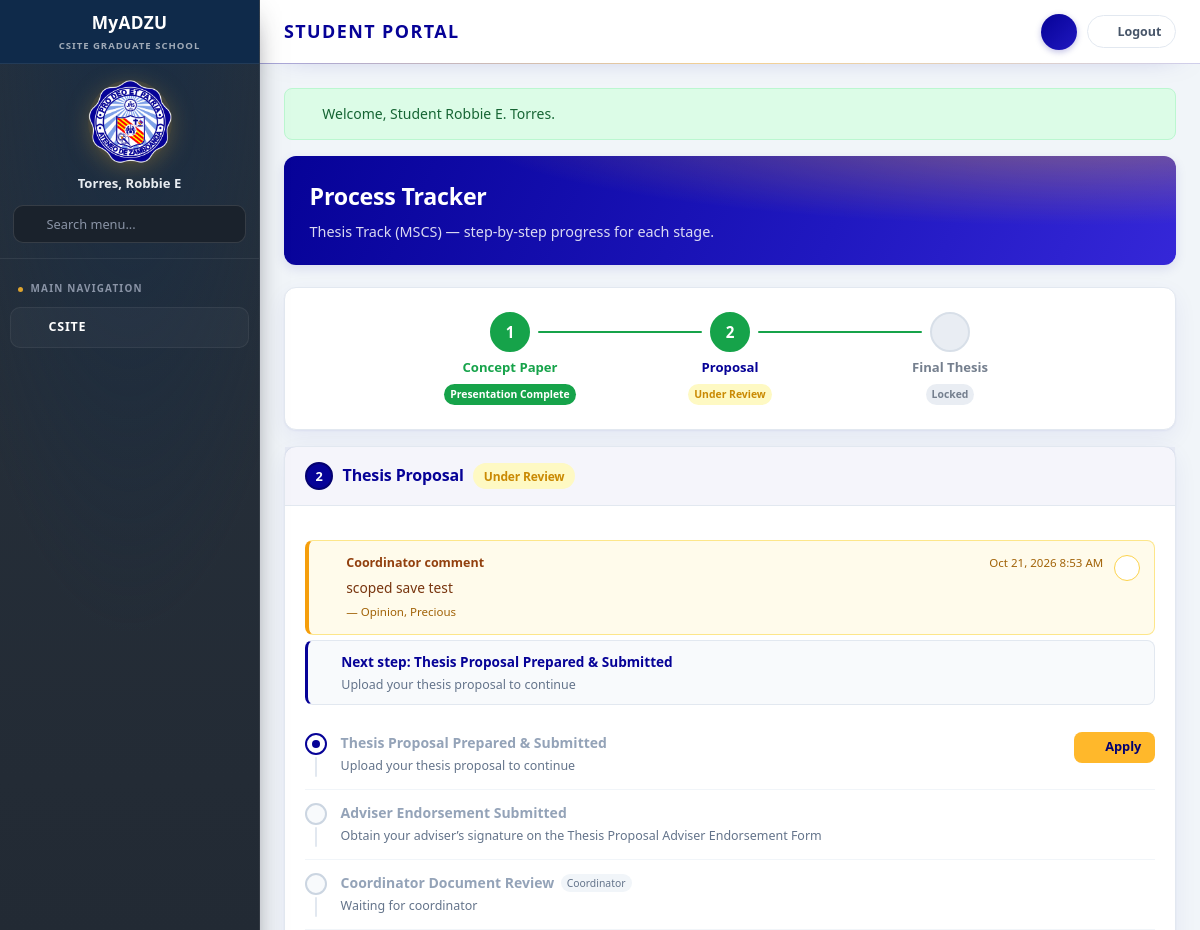
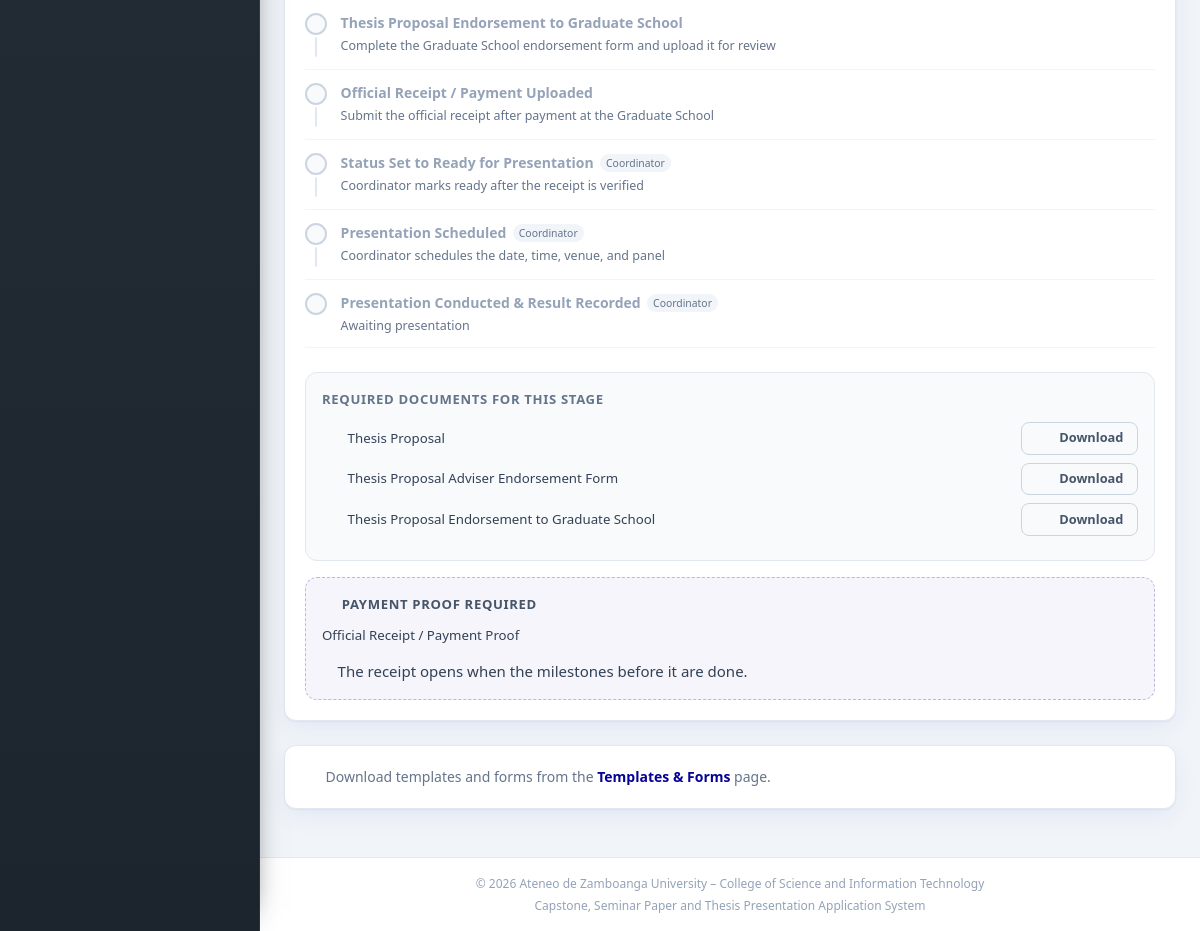
Page /student/requirements.php (signed in) on the committed database (2 pictures, top to bottom).
### tables this page shows
CREATE TABLE `students` (
  `student_id` int(11) NOT NULL,
  `user_id` int(11) NOT NULL,
  `first_name` varchar(50) NOT NULL,
  `last_name` varchar(50) NOT NULL,
  `middle_initial` varchar(5) DEFAULT NULL,
  `age` int(11) NOT NULL,
  `gender` varchar(20) NOT NULL,
  `program` varchar(100) NOT NULL,
  `track` enum('thesis','capstone','seminar') NOT NULL,
  `adviser_name` varchar(150) DEFAULT NULL,
  `enrollment_date` date DEFAULT NULL,
  `archived_at` timestamp NULL DEFAULT NULL
);

CREATE TABLE `workflow_stages` (
  `stage_id` int(11) NOT NULL,
  `track_id` int(11) NOT NULL,
  `stage_key` varchar(50) NOT NULL,
  `stage_label` varchar(100) NOT NULL,
  `stage_order` int(11) NOT NULL DEFAULT 1,
  `is_required` tinyint(1) NOT NULL DEFAULT 1,
  `created_at` timestamp NOT NULL DEFAULT current_timestamp()
);

CREATE TABLE `application_comments` (
  `comment_id` int(11) NOT NULL,
  `application_id` int(11) NOT NULL,
  `coordinator_user_id` int(11) NOT NULL,
  `comment_text` text NOT NULL,
  `created_at` timestamp NOT NULL DEFAULT current_timestamp(),
  `student_dismissed_at` datetime DEFAULT NULL,
  `coordinator_removed_at` datetime DEFAULT NULL,
  `coordinator_removed_by` int(11) DEFAULT NULL
);

CREATE TABLE `users` (
  `user_id` int(11) NOT NULL,
  `full_name` varchar(150) NOT NULL,
  `email` varchar(100) NOT NULL,
  `password` varchar(255) NOT NULL,
  `role` enum('student','coordinator','panel','adviser') NOT NULL,
  `account_status` enum('pending','approved','rejected') NOT NULL DEFAULT 'approved',
  `account_reviewed_at` datetime DEFAULT NULL,
  `account_reviewed_by` int(11) DEFAULT NULL,
  `created_at` timestamp NOT NULL DEFAULT current_timestamp()
);

### student/requirements.php (the view, shortened to what the rows shown need)
<?php
require_once __DIR__ . '/../includes/config/config.php';
require_once __DIR__ . '/../includes/config/db.php';
$mockStudent = currentStudentProfile($mockStudent);
$track       = $mockStudent['track'];
$trackLabel  = getTrackLabel($track);
$workflow    = getWorkflow($track);
$stages      = $workflow['stages'];
$progress    = getStudentProgress($mockStudent['email'], $track);
$currentIndex = workflowCurrentIndex($progress, $stages);
$lockStates = stageLockStates($stages, $currentIndex);
$commentNotifications = studentCoordinatorComments((string) ($mockStudent['email'] ?? ''));
$notificationsByStage = [];
foreach ($commentNotifications as $commentNotification) {
    $notificationsByStage[$commentNotification['stageKey']][] = $commentNotification;
}
$access = resolveStudentStageAccess($progress, $stages, $currentIndex, (string) ($_GET['stage'] ?? ''));
$openKey = $access['stageKey'];
require_once __DIR__ . '/../includes/layout/header.php';
?>
<div class="page-header page-banner">
    <h2>Process Tracker</h2>
    <p><?= htmlspecialchars($trackLabel) ?> Track (<?= htmlspecialchars($mockStudent['program']) ?>) — step-by-step progress for each stage.</p>
</div>
<div class="card" style="margin-bottom:1rem;">
    <div class="card-body" style="padding-top:1.25rem;padding-bottom:1.25rem;">
        <div class="stage-stepper">
            <?php foreach ($stages as $idx => $stage):
                $p = $progress[$idx] ?? null;
                $st = $p['stageStatus'] ?? 'not_started';
                $isLocked = $lockStates[$stage['key']]['locked'] ?? false;
                $isSubmitted = $p && !in_array($st, ['not_started', 'pending', 'draft', ''], true);
                $isDone = in_array($st, ['completed', 'approved'], true) || $idx < $currentIndex;
                $isHighlighted = $isSubmitted || $isDone;
                $isActive = $stage['key'] === $openKey;
                if ($isLocked) {
                    $statusLabel = 'Locked';
                    $statusClass = 'status-locked';
                } elseif ($isSubmitted) {
                    $statusLabel = STATUSES[$st]['label'] ?? 'Submitted';
                    $statusClass = STATUSES[$st]['class'] ?? 'status-submitted';
                } else {
                    $statusLabel = 'Not Submitted';
                    $statusClass = 'status-pending';
                }
            ?>
            <div class="stage-stepper-item<?= $isLocked ? ' is-locked' : '' ?>">
                <?php if ($isLocked): ?>
                <div class="stage-stepper-btn" style="cursor:not-allowed;" title="<?= htmlspecialchars($lockStates[$stage['key']]['reason'] ?? '') ?>">
                    <span class="stage-stepper-num"><i class="fas fa-lock" aria-hidden="true"></i></span>
                    <span class="stage-stepper-label"><?= htmlspecialchars($stage['shortLabel']) ?></span>
                    <span class="status-badge <?= $statusClass ?>" style="font-size:0.65rem;padding:2px 6px;"><?= htmlspecialchars($statusLabel) ?></span>
                </div>
                <?php else: ?>
                <a href="<?= url('student/requirements.php?stage=' . urlencode($stage['key'])) ?>" class="stage-stepper-btn">
                    <span class="stage-stepper-num <?= $isHighlighted ? 'highlighted done' : '' ?>">
                        <?= $idx + 1 ?>
                    </span>
                    <span class="stage-stepper-label <?= $isActive ? 'is-active' : ($isHighlighted ? 'is-done' : '') ?>"><?= htmlspecialchars($stage['shortLabel']) ?></span>
                    <span class="status-badge <?= $statusClass ?>" style="font-size:0.65rem;padding:2px 6px;"><?= htmlspecialchars($statusLabel) ?></span>
                </a>
                <?php endif; ?>
                <?php if ($idx < count($stages) - 1): ?>
                <div class="stage-stepper-line <?= $isHighlighted ? 'done' : '' ?>"></div>
                <?php endif; ?>
            </div>
            <?php endforeach; ?>
        </div>
    </div>
</div>
<?php foreach ($stages as $idx => $stage):
    if ($stage['key'] !== $openKey) {
        continue;
    }
    $p = $progress[$idx] ?? blankStageProgress($stage);
    $isDone = !stageRequiresRepresentation($p) && in_array($p['stageStatus'], ['completed', 'approved'], true);
    $steps = milestoneStepsForStage($p, $track, $stage['key']);
    $firstPending = milestoneProgress($steps)['firstPending'];
    $openTypes = ($lockStates[$stage['key']]['locked'] ?? false) ? [] : openDocumentTypes($steps);
?>
<div class="card">
    <div class="card-header" style="background:<?= $isDone ? 'rgba(22,163,74,0.06)' : 'rgba(6,2,151,0.04)' ?>;">
        <h3 style="display:flex;align-items:center;gap:0.6rem;">
            <span class="stage-stepper-num <?= $isDone ? 'highlighted done' : 'active' ?>" style="width:28px;height:28px;font-size:0.8rem;"><?= $idx + 1 ?></span>
            <?= htmlspecialchars($stage['label']) ?>
            <?= statusBadge($p['stageStatus']) ?>
        </h3>
    </div>
    <div class="card-body">
        <?php
        $notifications = $notificationsByStage[$stage['key']] ?? [];
        require __DIR__ . '/../includes/layout/student-comment-notifications.php';
        ?>
        <div class="substep-list">
            <?php
            $nextStep = nextMilestoneStep($steps);
            ?>
            <?php if ($nextStep): ?>
            <?php $nextStepFlagged = $nextStep['status'] === 'flagged'; ?>
            <div class="tpl-next-step<?= $nextStep['coord'] ? ' is-coord' : '' ?><?= $nextStepFlagged ? ' is-alert' : '' ?>">
                <i class="fas <?= $nextStepFlagged ? 'fa-exclamation-triangle' : ($nextStep['coord'] ? 'fa-user-tie' : 'fa-arrow-right') ?>" aria-hidden="true"></i>
                <div>
                    <strong><?= $nextStepFlagged ? 'Action needed' : 'Next step' ?>: <?= htmlspecialchars($nextStep['label']) ?></strong>
                    <span><?= htmlspecialchars($nextStep['detail']) ?></span>
                </div>
            </div>
            <?php endif; ?>
            <?php foreach ($steps as $si => $step):
                $st = $step['state']['status'] ?? 'pending';
                $isSubmitted = $st === 'submitted';
                $iconState = $st === 'flagged' ? 'flagged' : ($st === 'done' ? 'done' : ($isSubmitted ? 'submitted' : ($si === $firstPending ? 'active' : 'pending')));
            ?>
            <div class="substep-row">
                <div class="substep-icon-col">
                    <?= stepIconHtml($iconState) ?>
                    <?php if ($si < count($steps) - 1): ?><div class="substep-line <?= $st === 'done' ? 'done' : '' ?>"></div><?php endif; ?>
                </div>
                <div style="flex:1;">
                    <div style="display:flex;align-items:center;gap:0.4rem;margin-bottom:0.2rem;">
                        <span style="font-size:0.875rem;font-weight:600;color:<?= $st === 'pending' ? 'var(--gray-400)' : 'var(--gray-800)' ?>;"><?= htmlspecialchars($step['label']) ?></span>
                        <?php if ($step['coord']): ?><span class="coord-chip">Coordinator</span><?php endif; ?>
                    </div>
                    <p style="font-size:0.78rem;color:<?= $st === 'flagged' ? '#b45309' : 'var(--gray-500)' ?>;margin:0;line-height:1.4;"><?= htmlspecialchars($step['detail']) ?></p>
                </div>
                <div>
                    <?php
                    $stepDocType = (string) ($step['docType'] ?? '');
                    $stepActionKind = classifyUploadDocType($stepDocType);
                    $stepActionLabel = $stepActionKind === 'paper'
                        ? 'Apply'
                        : ($stepActionKind === 'receipt' ? 'Upload Receipt' : 'Upload');
                    $stepActionIcon = $stepActionKind === 'paper' ? 'fa-paper-plane' : 'fa-upload';
                    if ($stepDocType !== '' && in_array($stepDocType, $openTypes, true)):
                    ?>
                    <a class="btn btn-sm btn-primary" href="<?= url('student/application.php?stage=' . urlencode($stage['key']) . '&docType=' . urlencode($stepDocType)) ?>"><i class="fas <?= htmlspecialchars($stepActionIcon, ENT_QUOTES, 'UTF-8') ?>"></i> <?= htmlspecialchars($stepActionLabel, ENT_QUOTES, 'UTF-8') ?></a>
                    <?php endif; ?>
                </div>
            </div>
            <?php endforeach; ?>
        </div>
        <div class="req-docs-box">
            <h4>Required Documents for this Stage</h4>
            <?php
            $docs = array_merge($stage['documents'], [$stage['adviserEndorsementForm'], $stage['gradSchoolEndorsementForm']]);
            foreach ($docs as $doc):
                if (($doc['type'] ?? '') === 'receipt') {
                    continue;
                }
            ?>
            <div class="req-doc-row">
                <i class="fas <?= ($doc['type'] ?? '') === 'form' ? 'fa-file-signature' : 'fa-file-word' ?>"></i>
                <span><?= htmlspecialchars($doc['label']) ?></span>
                <?php if (!empty($doc['file'])): ?>
                <a class="btn btn-sm btn-outline" href="<?= htmlspecialchars(papersUrl($doc['folder'], $doc['file'])) ?>" download><i class="fas fa-download"></i> Download</a>
                <?php endif; ?>
            </div>
            <?php endforeach; ?>
        </div>
        <?php foreach ($stage['documents'] as $doc):
            if (($doc['type'] ?? '') !== 'receipt') {
                continue;
            }
        ?>
        <div class="receipt-box">
            <div style="display:flex;align-items:center;gap:0.5rem;margin-bottom:0.65rem;">
                <i class="fas fa-receipt" style="color:var(--adzu-gold);"></i>
                <span style="font-weight:700;font-size:0.82rem;text-transform:uppercase;letter-spacing:0.05em;color:var(--gray-600);">Payment Proof Required</span>
            </div>
            <p style="font-size:0.83rem;color:var(--gray-700);margin-bottom:0.75rem;"><?= htmlspecialchars($doc['label']) ?></p>
            <?php
            $receiptOpen = in_array('Official Receipt / Payment Proof', $openTypes, true);
            ?>
            <?php if ($receiptOpen): ?>
            <a class="btn btn-primary btn-sm" href="<?= url('student/application.php?stage=' . urlencode($stage['key']) . '&docType=' . urlencode('Official Receipt / Payment Proof')) ?>"><i class="fas fa-upload"></i> Upload Receipt</a>
            <?php else: ?>
            <p class="field-hint" style="margin:0;">
                <i class="fas fa-lock" aria-hidden="true"></i>
                The receipt opens when the milestones before it are done.
            </p>
            <?php endif; ?>
        </div>
        <?php endforeach; ?>
    </div>
</div>
<?php endforeach; ?>
<?php require_once __DIR__ . '/../includes/layout/footer.php'; ?>

### includes/config/modules/10-ui-and-urls.php (shortened to what the rows shown need)
<?php
function statusBadge(string $status): string {
    $info = STATUSES[$status] ?? ['label' => ucfirst($status), 'class' => 'status-pending'];
    return '<span class="status-badge ' . $info['class'] . '">' . htmlspecialchars($info['label']) . '</span>';
}
function getTrackLabel(string $track): string {
    return 'Thesis';
}
function asset(string $path): string {
    return BASE_URL . '/assets/' . ltrim($path, '/');
}
function url(string $path): string {
    return BASE_URL . '/' . ltrim($path, '/');
}
function papersUrl(string $folder, string $file): string {
    return asset('papers/' . rawurlencode($folder) . '/' . rawurlencode($file));
}

### includes/layout/student-comment-notifications.php (shortened to what the rows shown need)
<div class="ms-notifications" aria-label="Coordinator comments">
    <?php foreach ($notifications as $notification): ?>
    <div class="ms-notification">
        <div class="ms-notification-icon" aria-hidden="true"><i class="fas fa-comment-dots"></i></div>
        <div class="ms-notification-main">
            <div class="ms-notification-head">
                <strong>Coordinator comment</strong>
                <span class="ms-notification-date"><?= htmlspecialchars(!empty($notification['createdAt']) ? date('M j, Y g:i A', strtotime((string) $notification['createdAt'])) : '') ?></span>
            </div>
            <p class="ms-notification-text"><?= nl2br(htmlspecialchars((string) ($notification['text'] ?? ''))) ?></p>
            <div class="ms-notification-author">— <?= htmlspecialchars((string) ($notification['coordinatorName'] ?? 'Coordinator')) ?></div>
        </div>
        <form method="post" class="ms-notification-dismiss">
            <button type="submit" class="ms-notification-x" title="Remove this comment notification" aria-label="Remove this comment notification"><i class="fas fa-xmark" aria-hidden="true"></i></button>
        </form>
    </div>
    <?php endforeach; ?>
</div>

### includes/config/modules/51-milestones.php (shortened to what the rows shown need)
<?php
function stepIconHtml(string $state): string {
    if ($state === 'active') {
        return '<span class="step-icon step-icon-active"><span class="step-icon-dot"></span></span>';
    }
    return '<span class="step-icon step-icon-pending"></span>';
}
function milestoneStepsForStage(array $p, string $track, string $stageKey): array {
    $stage = null;
    foreach (getWorkflow($track)['stages'] as $candidate) {
        if (($candidate['key'] ?? '') === $stageKey) {
            $stage = $candidate;
            break;
        }
    }
    $paperLabel = $stage['documents'][0]['label'] ?? 'Paper';
    $adviserLabel = $stage['adviserEndorsementForm']['label'] ?? 'Adviser Endorsement Form';
    $gradLabel = $stage['gradSchoolEndorsementForm']['label'] ?? 'Endorsement to Graduate School';
    $documentDetail = static function (array $entry, string $uploadHint, string $missingHint): string {
        $status = (string) ($entry['status'] ?? 'pending');
        $review = strtolower((string) ($entry['review'] ?? ''));
        return !empty($entry['submitted']) ? $uploadHint : $missingHint;
    };
}

### rows in the picture
students: track "Thesis"
workflow_stages: stage_label "Concept Paper", statusLabel "Presentation Complete"
workflow_stages: shortLabel "Proposal", statusLabel "Under Review", stage_label "Thesis Proposal", label "Under Review", label "Thesis Proposal Prepared & Submitted", detail "Upload your thesis proposal to continue", stage_key "proposal" (drawn), stepActionLabel "Apply", label "Adviser Endorsement Submitted", detail "Obtain your adviser’s signature on the Thesis Proposal Adviser Endorsement Form", label "Coordinator Document Review", detail "Waiting for coordinator", label "Thesis Proposal Endorsement to Graduate School", detail "Complete the Graduate School endorsement form and upload it for review", label "Official Receipt / Payment Uploaded", detail "Submit the official receipt after payment at the Graduate School", label "Status Set to Ready for Presentation", detail "Coordinator marks ready after the receipt is verified", label "Presentation Scheduled", detail "Coordinator schedules the date, time, venue, and panel", label "Presentation Conducted & Result Recorded", detail "Awaiting presentation", label "Thesis Proposal", label "Thesis Proposal Adviser Endorsement Form", label "Official Receipt / Payment Proof"
workflow_stages: stage_label "Final Thesis", stage_key "Locked"
application_comments: created_at "Oct 21, 2026 8:53 AM", comment_text "scoped save test", coordinator_user.full_name "Opinion, Precious"

### other values in the picture
$userName "Torres, Robbie E"
$flash['message'] "Welcome, Student Robbie E. Torres."
$mockStudent['program'] "MSCS"
SITE_TAGLINE "Capstone, Seminar Paper and Thesis Presentation Application System"
